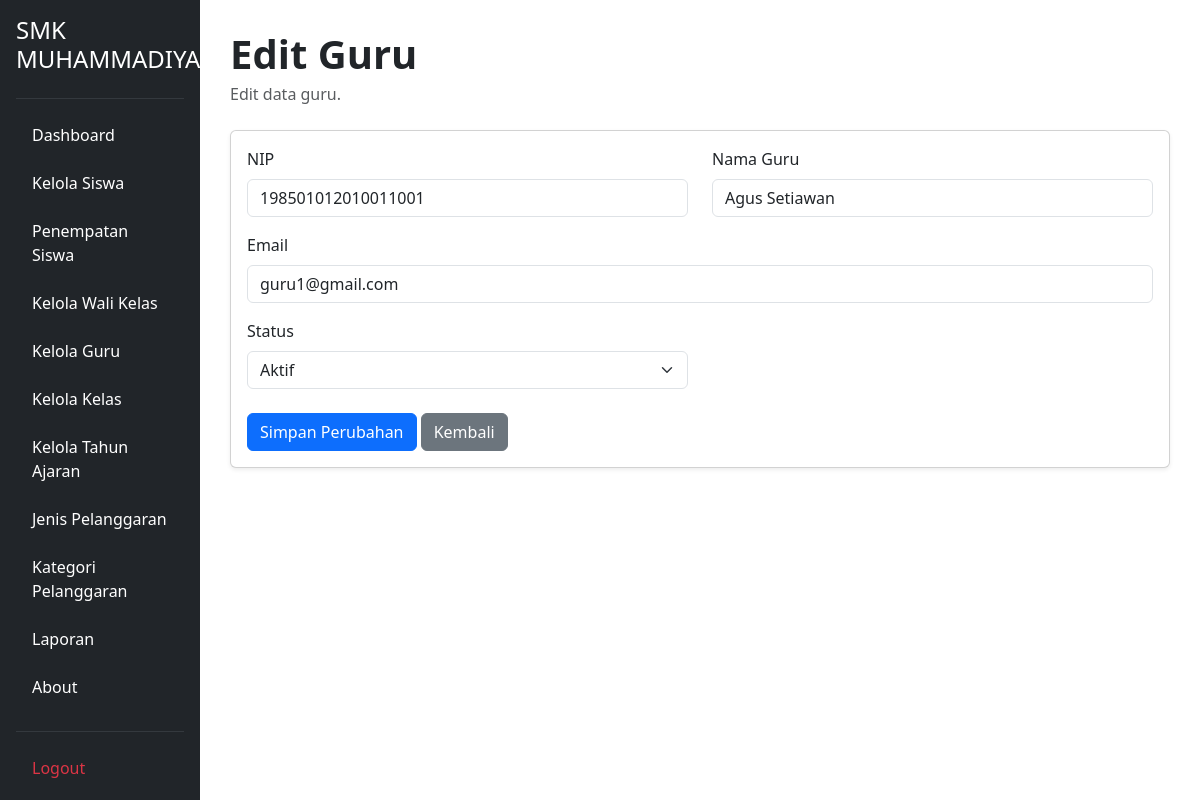
The app's page /admin/kelola_guru/edit.php?id=1 (signed in) with its own data.
### tables this page shows
CREATE TABLE `t_guru` (
  `id` int(11) NOT NULL,
  `nip` varchar(30) NOT NULL,
  `nama` varchar(150) NOT NULL,
  `email` varchar(150) NOT NULL,
  `status_aktif` tinyint(1) NOT NULL,
  `user_id` int(11) NOT NULL,
  `created_at` timestamp NOT NULL DEFAULT current_timestamp(),
  `updated_at` timestamp NOT NULL DEFAULT current_timestamp()
);

### admin/kelola_guru/edit.php (the view, shortened to what this page needs)
<?php
require_once __DIR__ . "/../../config/koneksi.php";
$id = $_GET['id'];
$query = mysqli_query($conn, "SELECT * FROM t_guru WHERE id = '$id'");
$data = mysqli_fetch_assoc($query);
?>
<!DOCTYPE html>
<html lang="id">
<head>
    <link href="https://cdn.jsdelivr.net/npm/bootstrap@5.3.8/dist/css/bootstrap.min.css" rel="stylesheet">
</head>
<body>
<div class="container-fluid">
    <div class="row">
        <?php require_once "../../layout/sidebar.php"; ?>
        <main class="col-md-9 col-lg-10 main-content">
            <div class="mb-4">
                <h1 class="fw-bold mb-1">Edit Guru</h1>
                <p class="text-muted mb-0">Edit data guru.</p>
            </div>
            <div class="card shadow-sm">
                <div class="card-body">
                    <form method="POST">
                        <div class="row">
                            <div class="col-md-6 mb-3">
                                <label class="form-label">NIP</label>
                                <input type="text" name="nip" class="form-control" value="<?= htmlspecialchars($data['nip']); ?>" required>
                            </div>
                            <div class="col-md-6 mb-3">
                                <label class="form-label">Nama Guru</label>
                                <input type="text" name="nama" class="form-control" value="<?= htmlspecialchars($data['nama']); ?>" required>
                            </div>
                            <div class="col-md-12 mb-3">
                                <label class="form-label">Email</label>
                                <input type="email" name="email" class="form-control" value="<?= htmlspecialchars($data['email']); ?>" required>
                            </div>
                            <div class="col-md-6 mb-4">
                                <label class="form-label">Status</label>
                                <select name="status_aktif" class="form-select" required>
                                    <option value="1" <?= $data['status_aktif'] == 1 ? 'selected' : ''; ?>>Aktif</option>
                                </select>
                            </div>
                        </div>
                        <button type="submit" name="simpan" class="btn btn-primary">Simpan Perubahan</button>
                        <a href="index.php" class="btn btn-secondary">Kembali</a>
                    </form>
                </div>
            </div>
        </main>
    </div>
</div>
</body>
</html>

### admin/kelola_guru/edit.php (style rules this page uses)
.main-content { margin-left: 16.666667%; padding: 30px; }

### records on screen
t_guru: nip "198501012010011001", nama "Agus Setiawan", email "guru1@gmail.com", status_aktif "Aktif"
